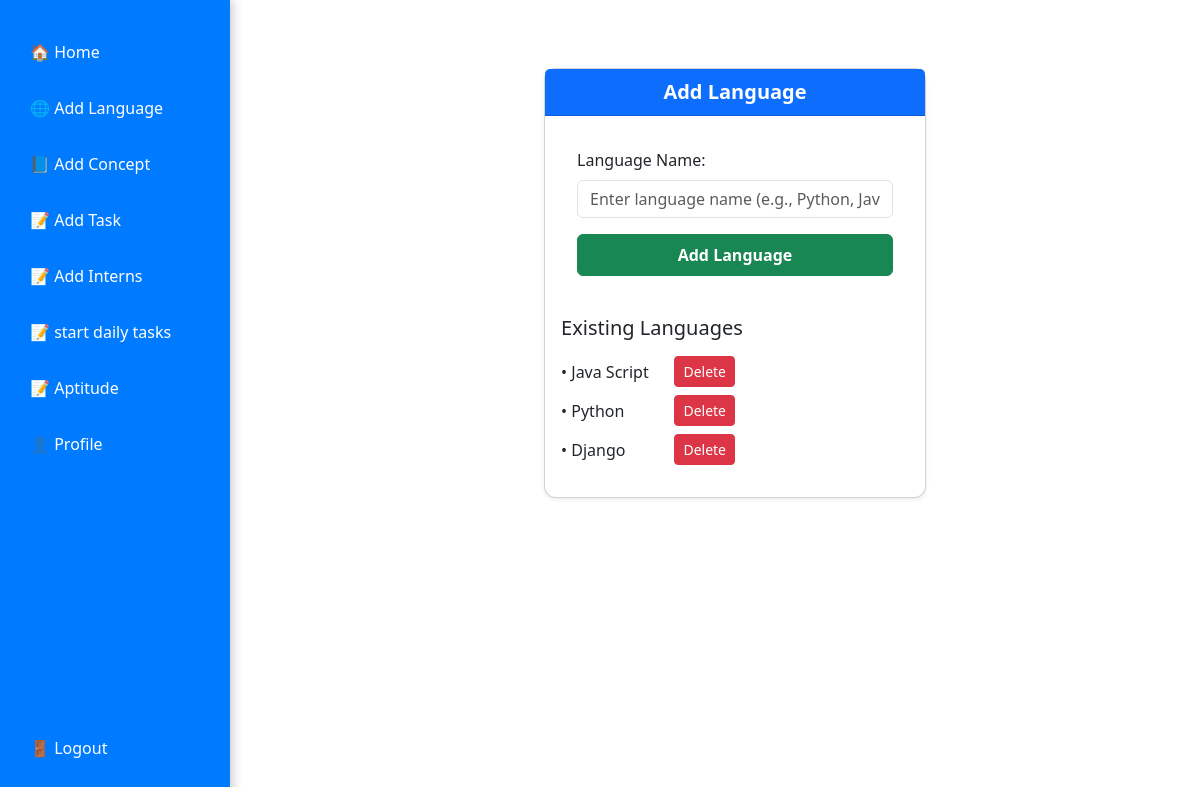
Page /add-language/ (signed in) on the committed database.
### full_stack/models.py (models this page shows, shortened)
class Language(models.Model):
    name = models.CharField(max_length=100, unique=True)

### full_stack/views.py (the view)
# urls.py: path('add-language/', views.add_language, name='add_language'),
@login_required
def add_language(request):
    try:
        if request.method == 'POST':
            form = LanguageForm(request.POST)
            if form.is_valid():
                form.save()
                messages.success(request, 'Language added successfully!')
                return redirect('add_language')
        else:
            form = LanguageForm()
        languages = Language.objects.all()
        return render(request, 'add_language.html', {'form': form, 'languages': languages})
    except Exception as e:
        messages.error(request, f"Error: {str(e)}")
        return redirect('generate_tasks')

### full_stack/forms.py
class LanguageForm(forms.ModelForm):
    class Meta:
        model = Language
        fields = ['name']

### full_stack/templates/add_language.html (shortened to what this page needs)
<!DOCTYPE html>
<html lang="en">
<head>
  <link href="https://cdn.jsdelivr.net/npm/bootstrap@5.3.2/dist/css/bootstrap.min.css" rel="stylesheet">
</head>
<body>
  {% include 'sidebar.html' %}
  <div class="main-content container mt-5">
    <div class="row justify-content-center">
      <div class="col-lg-5 col-md-7">
        <div class="card shadow-sm">
          <div class="card-header bg-primary text-white text-center fw-bold fs-5">
            Add Language
          </div>
          <div class="card-body">
            <form method="POST" class="p-3 mb-4">
              <div class="mb-3">
                <label class="form-label" for="language-name">Language Name:</label>
                <input
                  type="text"
                  id="language-name"
                  name="name"
                  class="form-control"
                  placeholder="Enter language name (e.g., Python, JavaScript)"
                  required
                />
              </div>
              <button type="submit" class="btn btn-success w-100 py-2">
                Add Language
              </button>
            </form>
<h5 class="mb-3">Existing Languages</h5>
<ul class="list-unstyled">
  {% for lang in languages %}
  <li class="col-md-6 mb-2 d-flex justify-content-between align-items-center">
    • {{ lang.name }}
    <a href="{% url 'delete_language' lang.id %}"
       class="btn btn-sm btn-danger"
       onclick="return confirm('Are you sure you want to delete this language?');">
       Delete
    </a>
  </li>
  {% empty %}
  <li class="text-muted">
    No languages added yet.
  </li>
  {% endfor %}
</ul>
          </div>
        </div>
      </div>
    </div>
  </div>
</body>
</html>

### full_stack/templates/add_language.html (style rules this page uses)
.main-content { margin-left: 210px; padding: 20px; max-width: calc(100vw - 210px); overflow-x: hidden; }
.card { border-radius: 12px; }
.btn-success { font-weight: 600; }
.form-label { font-weight: 500; }

### full_stack/templates/sidebar.html (style rules this page uses)
.main-content { margin-left: 240px; padding: 20px; }

### rows in the picture
Language: name "Java Script"
Language: name "Python"
Language: name "Django"
